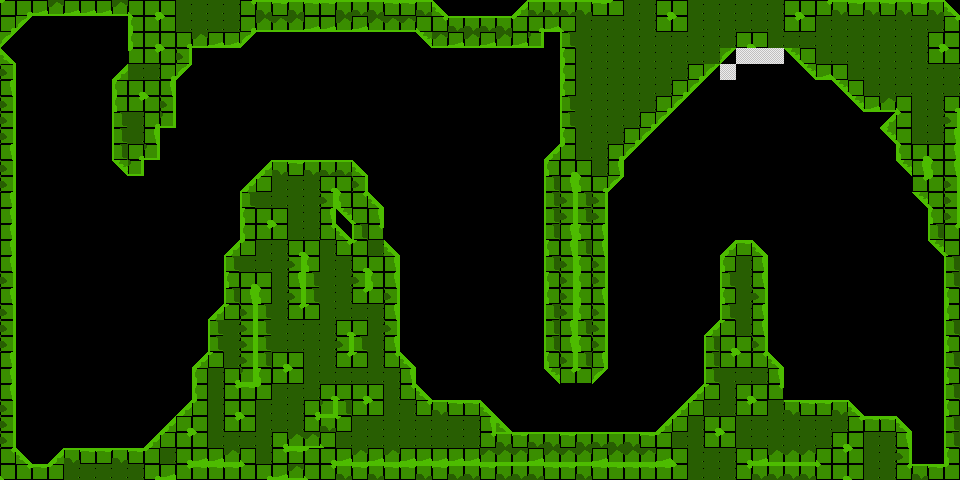

Below is a game level as drawn by its tile map, then a one-line description and the .tmx file that defines it, in full:
An orthogonal 60x30 tile map with 16x16 px tiles, 1 tile layer (terrain) and 4 objects (finish-line, ball-spawn, no-build, boost).

<map version="1.10" tiledversion="1.12.2" orientation="orthogonal" renderorder="right-down" width="60" height="30" tilewidth="16" tileheight="16" infinite="0" nextlayerid="3" nextobjectid="8">
 <properties>
  <property name="boost_line-capacity" type="float" value="20000" />
  <property name="cannon-count" type="int" value="3" />
  <property name="line-capacity" type="float" value="20000" />
 </properties>
 <tileset firstgid="1" source="tileset.tsx" />
 <layer id="1" name="terrain" width="60" height="30">
  <data encoding="csv">
31,7,8,26,8,8,8,26,9,7,9,15,15,15,15,29,4,30,4,30,30,4,4,4,30,30,4,80,0,0,0,0,79,4,4,4,4,30,31,15,15,7,9,15,15,15,15,15,15,7,9,29,4,30,4,30,4,30,4,80,
7,91,0,0,0,0,0,0,20,29,31,15,15,15,15,7,26,26,26,8,8,26,8,26,26,26,9,29,4,4,4,4,31,7,8,9,15,15,15,15,15,29,31,15,15,15,15,15,15,29,31,15,15,15,15,15,15,15,15,29,
91,0,0,0,0,0,0,0,20,7,9,7,26,8,8,91,0,0,0,0,0,0,0,0,0,0,90,26,8,26,8,26,8,27,0,14,15,15,15,15,15,15,15,15,15,15,7,9,15,15,15,15,15,15,15,15,15,15,7,9,
80,0,0,0,0,0,0,0,31,29,31,16,0,0,0,0,0,0,0,0,0,0,0,0,0,0,0,0,0,0,0,0,0,0,0,20,15,15,15,15,15,15,15,15,15,91,19,19,19,90,9,15,15,15,15,15,15,15,29,31,
16,0,0,0,0,0,0,79,15,15,7,91,0,0,0,0,0,0,0,0,0,0,0,0,0,0,0,0,0,0,0,0,0,0,0,20,15,15,15,15,15,15,15,7,91,19,0,0,0,0,90,8,9,15,15,15,15,15,15,15,
18,0,0,0,0,0,0,20,7,9,18,0,0,0,0,0,0,0,0,0,0,0,0,0,0,0,0,0,0,0,0,0,0,0,0,20,15,15,15,15,15,15,7,91,0,0,0,0,0,0,0,0,90,9,15,15,15,15,15,15,
16,0,0,0,0,0,0,20,29,31,16,0,0,0,0,0,0,0,0,0,0,0,0,0,0,0,0,0,0,0,0,0,0,0,0,14,15,15,15,15,15,7,91,0,0,0,0,0,0,0,0,0,0,90,8,26,9,15,15,7,
16,0,0,0,0,0,0,14,15,7,27,0,0,0,0,0,0,0,0,0,0,0,0,0,0,0,0,0,0,0,0,0,0,0,0,14,15,15,15,15,7,91,0,0,0,0,0,0,0,0,0,0,0,0,0,79,31,15,15,16,
16,0,0,0,0,0,0,14,15,18,0,0,0,0,0,0,0,0,0,0,0,0,0,0,0,0,0,0,0,0,0,0,0,0,0,20,15,15,15,7,91,0,0,0,0,0,0,0,0,0,0,0,0,0,0,90,9,15,15,18,
18,0,0,0,0,0,0,14,7,27,0,0,0,0,0,0,0,0,0,0,0,0,0,0,0,0,0,0,0,0,0,0,0,0,79,31,15,15,7,91,0,0,0,0,0,0,0,0,0,0,0,0,0,0,0,0,20,7,9,18,
16,0,0,0,0,0,0,90,27,0,0,0,0,0,0,0,79,4,30,4,4,4,80,0,0,0,0,0,0,0,0,0,0,0,20,7,9,15,18,0,0,0,0,0,0,0,0,0,0,0,0,0,0,0,0,0,90,18,20,18,
16,0,0,0,0,0,0,0,0,0,0,0,0,0,0,79,31,15,15,15,7,9,16,0,0,0,0,0,0,0,0,0,0,0,14,18,20,7,91,0,0,0,0,0,0,0,0,0,0,0,0,0,0,0,0,0,0,29,31,16,
18,0,0,0,0,0,0,0,0,0,0,0,0,0,0,14,15,15,15,15,16,20,29,80,0,0,0,0,0,0,0,0,0,0,14,16,14,16,0,0,0,0,0,0,0,0,0,0,0,0,0,0,0,0,0,0,0,90,9,16,
18,0,0,0,0,0,0,0,0,0,0,0,0,0,0,20,7,9,15,15,18,90,9,18,0,0,0,0,0,0,0,0,0,0,14,16,14,16,0,0,0,0,0,0,0,0,0,0,0,0,0,0,0,0,0,0,0,0,20,16,
18,0,0,0,0,0,0,0,0,0,0,0,0,0,0,20,29,31,15,15,29,80,14,29,0,0,0,0,0,0,0,0,0,0,14,18,20,18,0,0,0,0,0,0,0,0,0,0,0,0,0,0,0,0,0,0,0,0,14,29,
18,0,0,0,0,0,0,0,0,0,0,0,0,0,79,31,15,15,7,9,15,29,31,15,80,0,0,0,0,0,0,0,0,0,20,18,14,18,0,0,0,0,0,0,0,79,30,80,0,0,0,0,0,0,0,0,0,0,90,9,
18,0,0,0,0,0,0,0,0,0,0,0,0,0,14,15,15,15,16,20,15,15,7,9,18,0,0,0,0,0,0,0,0,0,14,16,20,16,0,0,0,0,0,0,0,20,15,18,0,0,0,0,0,0,0,0,0,0,0,14,
16,0,0,0,0,0,0,0,0,0,0,0,0,0,20,7,9,15,18,14,15,15,16,20,18,0,0,0,0,0,0,0,0,0,20,16,20,16,0,0,0,0,0,0,0,14,15,18,0,0,0,0,0,0,0,0,0,0,0,14,
18,0,0,0,0,0,0,0,0,0,0,0,0,0,14,18,20,15,16,14,15,15,29,31,16,0,0,0,0,0,0,0,0,0,20,16,20,18,0,0,0,0,0,0,0,20,15,16,0,0,0,0,0,0,0,0,0,0,0,20,
16,0,0,0,0,0,0,0,0,0,0,0,0,79,31,16,14,15,29,31,15,15,15,15,18,0,0,0,0,0,0,0,0,0,14,16,20,16,0,0,0,0,0,0,0,14,15,18,0,0,0,0,0,0,0,0,0,0,0,20,
16,0,0,0,0,0,0,0,0,0,0,0,0,14,15,16,14,15,15,15,15,7,9,15,16,0,0,0,0,0,0,0,0,0,14,18,14,16,0,0,0,0,0,0,79,31,15,18,0,0,0,0,0,0,0,0,0,0,0,14,
16,0,0,0,0,0,0,0,0,0,0,0,0,14,15,16,14,15,15,15,15,16,14,15,18,0,0,0,0,0,0,0,0,0,14,18,20,16,0,0,0,0,0,0,14,7,9,16,0,0,0,0,0,0,0,0,0,0,0,20,
18,0,0,0,0,0,0,0,0,0,0,0,79,31,15,16,14,7,9,15,15,29,31,15,29,80,0,0,0,0,0,0,0,0,20,16,14,18,0,0,0,0,0,0,14,29,31,29,80,0,0,0,0,0,0,0,0,0,0,14,
18,0,0,0,0,0,0,0,0,0,0,0,20,15,7,27,20,29,31,15,15,15,15,15,15,18,0,0,0,0,0,0,0,0,90,29,31,91,0,0,0,0,0,0,14,15,15,15,18,0,0,0,0,0,0,0,0,0,0,20,
18,0,0,0,0,0,0,0,0,0,0,0,20,15,29,30,31,15,15,15,7,9,7,9,15,29,80,0,0,0,0,0,0,0,0,0,0,0,0,0,0,0,0,79,31,15,7,9,29,0,0,0,0,0,0,0,0,0,0,14,
16,0,0,0,0,0,0,0,0,0,0,79,31,15,7,9,15,15,15,7,27,14,29,31,15,15,29,4,30,30,80,0,0,0,0,0,0,0,0,0,0,0,79,31,15,15,29,31,15,4,30,30,4,80,0,0,0,0,0,20,
16,0,0,0,0,0,0,0,0,0,79,7,9,15,29,31,15,15,15,29,4,31,15,15,15,15,15,15,15,15,18,80,0,0,0,0,0,0,0,0,0,79,31,15,7,9,15,15,15,15,15,15,15,29,30,30,80,0,0,14,
16,0,0,0,0,0,0,0,0,79,31,29,31,15,15,15,15,7,26,26,9,15,15,15,15,15,15,15,15,15,29,4,30,4,4,30,4,4,4,4,30,31,15,15,29,31,15,15,15,15,15,15,7,9,15,15,18,0,0,14,
29,80,0,79,4,30,30,4,30,31,15,7,8,8,26,9,15,29,30,31,7,8,26,8,26,8,8,8,8,8,26,26,26,8,26,26,26,8,26,26,26,8,9,15,15,15,7,8,26,26,26,9,29,31,15,15,16,0,0,20,
9,29,30,31,15,15,15,15,15,7,8,29,30,30,30,31,7,8,26,9,29,4,30,4,30,30,4,30,4,4,30,4,4,4,30,30,4,30,30,30,30,30,31,15,15,15,29,4,4,4,4,31,7,9,15,15,29,4,30,31
</data>
 </layer>
 <objectgroup id="2" name="game">
  <object id="2" name="finish-line" x="913.333" y="338.667">
   <polygon points="0,0 -1.33333,122.667 28,122.667 28,-2.66667" />
  </object>
  <object id="3" name="ball-spawn" x="37.3333" y="58.6667">
   <point />
  </object>
  <object id="6" name="no-build" x="377.315" y="204.978">
   <polygon points="0,0 184.088,-147.532 498.735,-156.671 532.681,210.2 493.513,254.59 369.482,265.035 -37.8621,261.118" />
  </object>
  <object id="7" name="boost" x="576.122" y="211.648">
   <polygon points="0,0 -18.474,195.573 -16.7945,222.364 188.099,217.006 190.618,66.977" />
  </object>
 </objectgroup>
</map>
